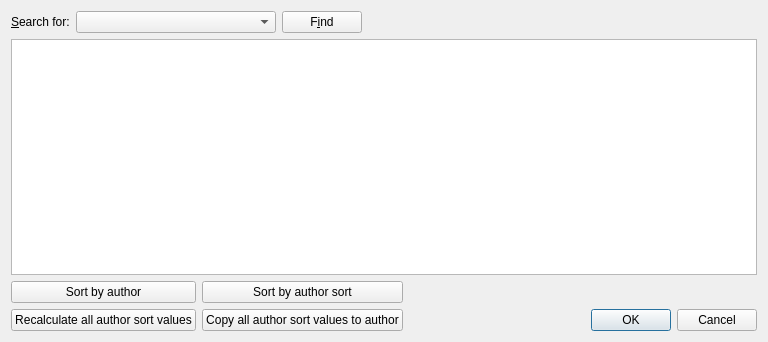
<?xml version="1.0" encoding="UTF-8"?>
<ui version="4.0">
 <class>EditAuthorsDialog</class>
 <widget class="QDialog" name="EditAuthorsDialog">
  <property name="geometry">
   <rect>
    <x>0</x>
    <y>0</y>
    <width>768</width>
    <height>342</height>
   </rect>
  </property>
  <property name="sizePolicy">
   <sizepolicy hsizetype="Expanding" vsizetype="MinimumExpanding">
    <horstretch>0</horstretch>
    <verstretch>0</verstretch>
   </sizepolicy>
  </property>
  <property name="windowTitle">
   <string>Manage authors</string>
  </property>
  <layout class="QVBoxLayout" name="verticalLayout">
   <item>
    <layout class="QHBoxLayout" name="">
     <item>
      <widget class="QLabel">
       <property name="text">
        <string>&amp;Search for:</string>
       </property>
       <property name="buddy">
        <cstring>find_box</cstring>
       </property>
      </widget>
     </item>
     <item>
      <widget class="HistoryLineEdit" name="find_box">
       <property name="minimumSize">
        <size>
         <width>200</width>
         <height>0</height>
        </size>
       </property>
      </widget>
     </item>
     <item>
      <widget class="QPushButton" name="find_button">
       <property name="text">
        <string>F&amp;ind</string>
       </property>
      </widget>
     </item>
     <item>
      <spacer>
       <property name="orientation">
        <enum>Qt::Horizontal</enum>
       </property>
       <property name="sizeHint" stdset="0">
        <size>
         <width>40</width>
         <height>20</height>
        </size>
       </property>
      </spacer>
     </item>
    </layout>
   </item>
   <item>
    <widget class="QTableWidget" name="table">
     <property name="sizePolicy">
      <sizepolicy hsizetype="Expanding" vsizetype="Expanding">
       <horstretch>0</horstretch>
       <verstretch>0</verstretch>
      </sizepolicy>
     </property>
     <property name="columnCount">
      <number>0</number>
     </property>
    </widget>
   </item>
   <item>
    <layout class="QGridLayout">
     <item row="0" column="0">
      <widget class="QPushButton" name="sort_by_author">
       <property name="text">
        <string>Sort by author</string>
       </property>
      </widget>
     </item>
     <item row="0" column="1">
      <widget class="QPushButton" name="sort_by_author_sort">
       <property name="text">
        <string>Sort by author sort</string>
       </property>
      </widget>
     </item>
     <item row="1" column="0">
      <widget class="QPushButton" name="recalc_author_sort">
       <property name="toolTip">
        <string>Reset all the author sort values to a value automatically
generated from the author. Exactly how this value is automatically
generated can be controlled via Preferences-&gt;Advanced-&gt;Tweaks</string>
       </property>
       <property name="text">
        <string>Recalculate all author sort values</string>
       </property>
      </widget>
     </item>
     <item row="1" column="1">
      <widget class="QPushButton" name="auth_sort_to_author">
       <property name="toolTip">
        <string>Copy author sort to author for every author. You typically use this button
after changing Preferences-&gt;Advanced-&gt;Tweaks-&gt;Author sort name algorithm</string>
       </property>
       <property name="text">
        <string>Copy all author sort values to author</string>
       </property>
      </widget>
     </item>
     <item row="1" column="2">
      <widget class="QDialogButtonBox" name="buttonBox">
       <property name="sizePolicy">
        <sizepolicy hsizetype="Minimum" vsizetype="Fixed">
         <horstretch>0</horstretch>
         <verstretch>0</verstretch>
        </sizepolicy>
       </property>
       <property name="orientation">
        <enum>Qt::Horizontal</enum>
       </property>
       <property name="standardButtons">
        <set>QDialogButtonBox::Cancel|QDialogButtonBox::Ok</set>
       </property>
       <property name="centerButtons">
        <bool>false</bool>
       </property>
      </widget>
     </item>
    </layout>
   </item>
  </layout>
 </widget>
 <resources/>
 <connections>
  <connection>
   <sender>buttonBox</sender>
   <signal>accepted()</signal>
   <receiver>EditAuthorsDialog</receiver>
   <slot>accept()</slot>
   <hints>
    <hint type="sourcelabel">
     <x>229</x>
     <y>211</y>
    </hint>
    <hint type="destinationlabel">
     <x>157</x>
     <y>234</y>
    </hint>
   </hints>
  </connection>
  <connection>
   <sender>buttonBox</sender>
   <signal>rejected()</signal>
   <receiver>EditAuthorsDialog</receiver>
   <slot>reject()</slot>
   <hints>
    <hint type="sourcelabel">
     <x>297</x>
     <y>217</y>
    </hint>
    <hint type="destinationlabel">
     <x>286</x>
     <y>234</y>
    </hint>
   </hints>
  </connection>
 </connections>
 <customwidgets>
  <customwidget>
   <class>HistoryLineEdit</class>
   <extends>QComboBox</extends>
   <header>calibre/gui2/widgets.h</header>
  </customwidget>
 </customwidgets>
</ui>
